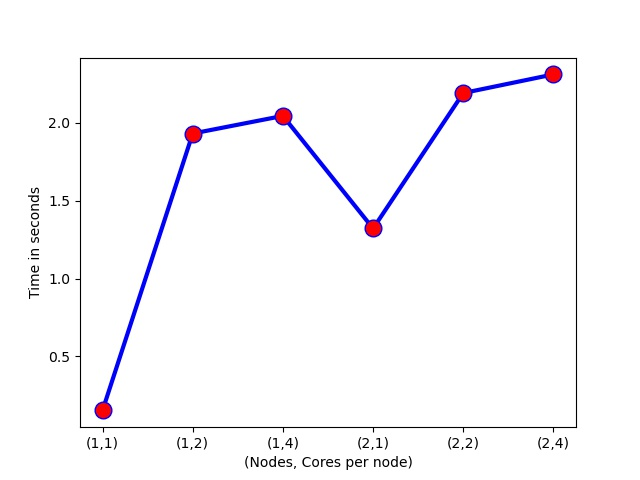

This figure's Python source:

import matplotlib
matplotlib.use('Agg')

import matplotlib.pyplot as plt
  
# x axis values  (1 and 2 nodes with 1, 2 and 4 cores per node)
x = ['(1,1)','(1,2)','(1,4)','(2,1)','(2,2)','(2,4)']

# y axis values
y = []
with open("time.txt") as f:
    time = f.readlines();


for i in time:
    if i.strip() != "":
        y.append(float(i.strip()))


# plotting the points 
plt.plot(x, y, color='blue', linewidth = 3,
         marker='o', markerfacecolor='red', markersize=12)

  
plt.xlabel('(Nodes, Cores per node)')
plt.ylabel('Time in seconds')
plt.savefig("plot.jpg")
